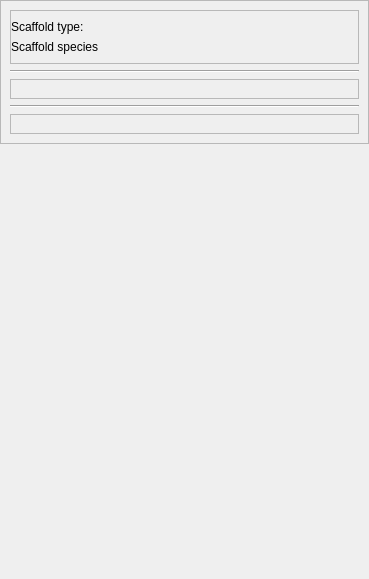
               <widget class="QWidget" name="scrollAreaWidgetContents_2">
                <property name="geometry">
                 <rect>
                  <x>0</x>
                  <y>0</y>
                  <width>369</width>
                  <height>579</height>
                 </rect>
                </property>
                <property name="sizePolicy">
                 <sizepolicy hsizetype="Preferred" vsizetype="Expanding">
                  <horstretch>0</horstretch>
                  <verstretch>0</verstretch>
                 </sizepolicy>
                </property>
                <layout class="QVBoxLayout" name="verticalLayout_8">
                 <property name="margin">
                  <number>0</number>
                 </property>
                 <item>
                  <layout class="QVBoxLayout" name="verticalLayout" stretch="0,0">
                   <item>
                    <widget class="QFrame" name="scaffoldFrame">
                     <property name="sizePolicy">
                      <sizepolicy hsizetype="Preferred" vsizetype="Preferred">
                       <horstretch>0</horstretch>
                       <verstretch>0</verstretch>
                      </sizepolicy>
                     </property>
                     <property name="minimumSize">
                      <size>
                       <width>0</width>
                       <height>0</height>
                      </size>
                     </property>
                     <property name="frameShape">
                      <enum>QFrame::StyledPanel</enum>
                     </property>
                     <property name="frameShadow">
                      <enum>QFrame::Raised</enum>
                     </property>
                     <layout class="QGridLayout" name="gridLayout_5">
                      <item row="4" column="0">
                       <widget class="QFrame" name="modifyOptions_frame">
                        <property name="frameShape">
                         <enum>QFrame::StyledPanel</enum>
                        </property>
                        <property name="frameShadow">
                         <enum>QFrame::Raised</enum>
                        </property>
                        <layout class="QVBoxLayout" name="verticalLayout_17">
                         <property name="leftMargin">
                          <number>0</number>
                         </property>
                         <property name="rightMargin">
                          <number>0</number>
                         </property>
                        </layout>
                       </widget>
                      </item>
                      <item row="2" column="0">
                       <widget class="QFrame" name="meshTypeOptions_frame">
                        <property name="frameShape">
                         <enum>QFrame::StyledPanel</enum>
                        </property>
                        <property name="frameShadow">
                         <enum>QFrame::Raised</enum>
                        </property>
                        <layout class="QVBoxLayout" name="verticalLayout_16">
                         <property name="leftMargin">
                          <number>0</number>
                         </property>
                         <property name="rightMargin">
                          <number>0</number>
                         </property>
                        </layout>
                       </widget>
                      </item>
                      <item row="0" column="0">
                       <widget class="QFrame" name="meshType_frame">
                        <property name="frameShape">
                         <enum>QFrame::StyledPanel</enum>
                        </property>
                        <property name="frameShadow">
                         <enum>QFrame::Raised</enum>
                        </property>
                        <layout class="QFormLayout" name="formLayout_4">
                         <property name="leftMargin">
                          <number>0</number>
                         </property>
                         <property name="rightMargin">
                          <number>0</number>
                         </property>
                         <item row="0" column="0">
                          <widget class="QLabel" name="meshType_label">
                           <property name="text">
                            <string>Scaffold type:</string>
                           </property>
                          </widget>
                         </item>
                         <item row="1" column="0">
                          <widget class="QLabel" name="parameterSet_label">
                           <property name="text">
                            <string>Scaffold species</string>
                           </property>
                          </widget>
                         </item>
                        </layout>
                       </widget>
                      </item>
                      <item row="1" column="0">
                       <widget class="Line" name="scaffoldFrame_line_1">
                        <property name="orientation">
                         <enum>Qt::Horizontal</enum>
                        </property>
                       </widget>
                      </item>
                      <item row="3" column="0">
                       <widget class="Line" name="scaffoldFrame_line_2">
                        <property name="orientation">
                         <enum>Qt::Horizontal</enum>
                        </property>
                       </widget>
                      </item>
                     </layout>
                    </widget>
                   </item>
                   <item>
                    <spacer name="verticalSpacer">
                     <property name="orientation">
                      <enum>Qt::Vertical</enum>
                     </property>
                     <property name="sizeHint" stdset="0">
                      <size>
                       <width>20</width>
                       <height>40</height>
                      </size>
                     </property>
                    </spacer>
                   </item>
                  </layout>
                 </item>
                </layout>
                <zorder>meshTypeOptions_frame</zorder>
               </widget>
